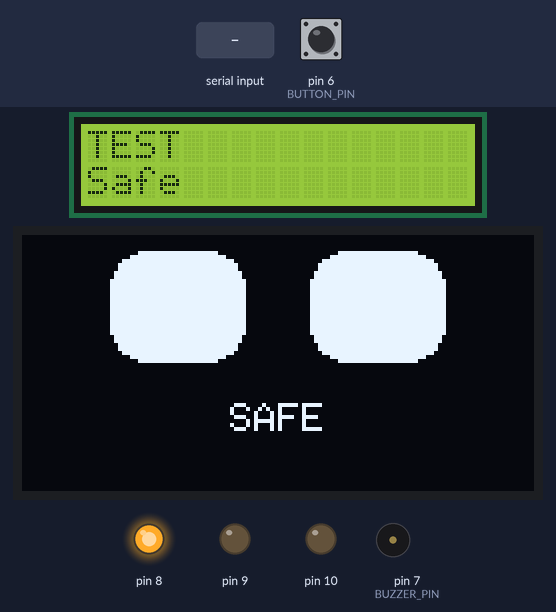
The program below on a simulated Arduino Uno, built with avr-gcc and run on an emulated ATmega328P. Shown: 16×2 character LCD, 128×64 one-colour display, output pins drawn as LEDs (lit = HIGH), buzzer (waves = sounding). The test bench sets the inputs (shaded band); at power-on: pin 6 (BUTTON_PIN) HIGH. Random numbers use the default seed unless the program sets one.

Above: at 4.1 s.
4.2 s: "F" received over Serial
At 5.7 s:
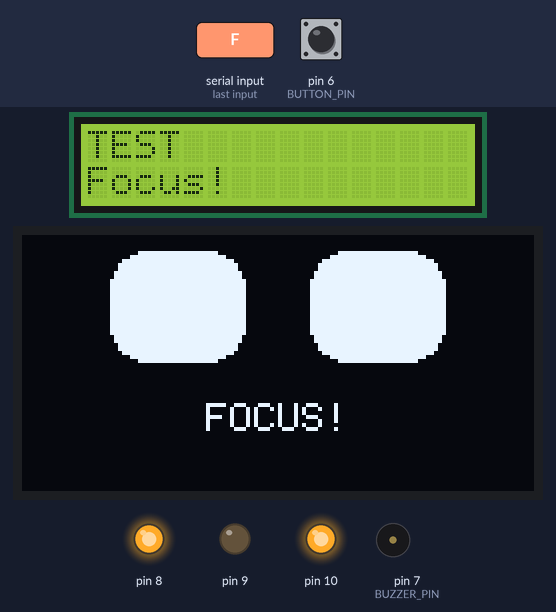
6.7 s: "D" received over Serial
At 7.9 s:
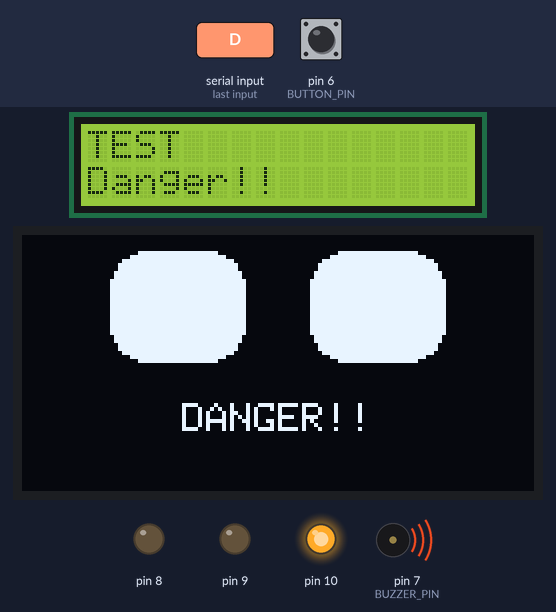
9.7 s: "S" received over Serial
At 10.0 s:
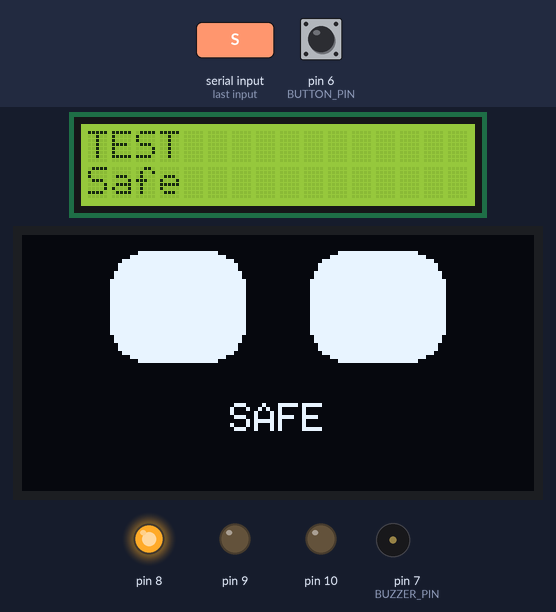
12.7 s: "F" received over Serial
At 12.81 s:
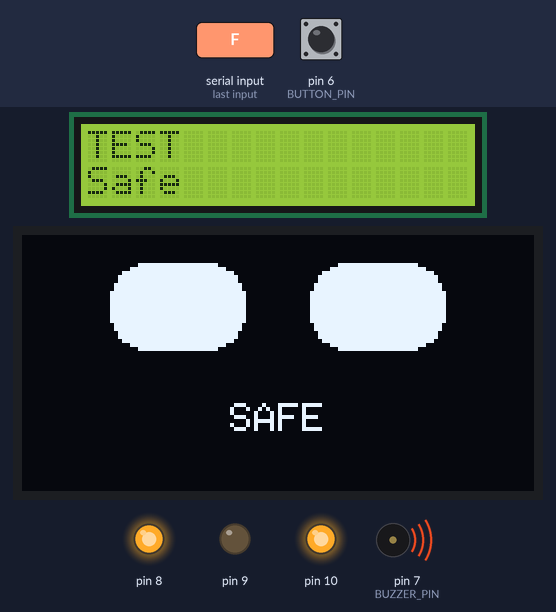
Timing chart, 0 to 18.3 s (numbered marks = the images above; inputs shaded):
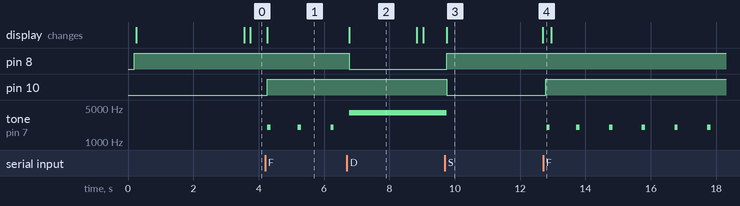

The program:

main.cpp
```cpp
#include <Arduino.h>

#include "../include/devices/button.h"
#include "../include/devices/lcd.h"
#include "../include/devices/rgb_led.h"
#include "../include/devices/buzzer.h"
#include "../include/services/state_controller.h"

#define LED_RED 10
#define LED_BLUE 9
#define LED_GREEN 8
#define BUZZER_PIN 7
#define BUTTON_PIN 6

LCD lcd(0x27, 16, 2);
RGBLed rgbLed(LED_RED, LED_BLUE, LED_GREEN);
Buzzer buzzer(BUZZER_PIN);
Button button(BUTTON_PIN);

StateController stateController(
    lcd,
    rgbLed,
    buzzer
);

void setup() {
    Serial.begin(9600);

    lcd.begin();
    rgbLed.begin();
    buzzer.begin();
    button.begin();

    stateController.capNhatTrangThai('S');
}

void loop() {
    unsigned long thoiGianHienTai = millis();

    // Doc trang thai tu Python
    if (Serial.available() > 0) {
        char trangThai = Serial.read();

        if (
            trangThai == 'S' ||
            trangThai == 'F' ||
            trangThai == 'D'
        ) {
            stateController.capNhatTrangThai(trangThai);
        }
    }

    // Cap nhat animation mat OLED
    lcd.capNhat();

    // Cap nhat am thanh canh bao
    stateController.capNhatBuzzer(thoiGianHienTai);

    // Xu ly nut nhan reset
    if (button.vuaNhan()) {
        Serial.println("R");
    }
}
```

button.h
```cpp
#ifndef BUTTON_H
#define BUTTON_H

#include <Arduino.h>

class Button {
private:
    uint8_t pin;

    bool trangThaiDocTruoc;
    bool trangThaiOnDinh;

    unsigned long thoiGianThayDoi;
    const unsigned long debounceDelay = 50;

public:
    Button(uint8_t pin);

    void begin();

    bool vuaNhan();
};

#endif
```

buzzer.h
```cpp
#ifndef BUZZER_H
#define BUZZER_H

#include <Arduino.h>

class Buzzer {
private:
    uint8_t pin;

    unsigned long thoiGianThayDoi;

public:
    Buzzer(uint8_t pin);

    void begin();

    void capNhat(char trangThai, unsigned long thoiGianHienTai);

    void tat();
};

#endif
```

rgb_led.h
```cpp
#ifndef RGB_LED_H
#define RGB_LED_H

#include <Arduino.h>

class RGBLed {
private:
    uint8_t chanDo;
    uint8_t chanXanhDuong;
    uint8_t chanXanhLa;

public:
    RGBLed(
        uint8_t chanDo,
        uint8_t chanXanhDuong,
        uint8_t chanXanhLa
    );

    void begin();

    void hienThiTrangThai(char trangThai);
};

#endif
```

state_controller.h
```cpp
#ifndef STATE_CONTROLLER_H
#define STATE_CONTROLLER_H

#include <Arduino.h>

#include "../devices/lcd.h"
#include "../devices/rgb_led.h"
#include "../devices/buzzer.h"

class StateController {
private:
    LCD& lcd;
    RGBLed& rgbLed;
    Buzzer& buzzer;

    char trangThaiHienTai;

public:
    StateController(
        LCD& lcd,
        RGBLed& rgbLed,
        Buzzer& buzzer
    );

    void capNhatTrangThai(char trangThai);

    void capNhatBuzzer(unsigned long thoiGianHienTai);

    char layTrangThai();
};

#endif
```

button.cpp
```cpp
#include "../../include/devices/button.h"

Button::Button(uint8_t pin) {
    this->pin = pin;

    trangThaiDocTruoc = HIGH;
    trangThaiOnDinh = HIGH;
    thoiGianThayDoi = 0;
}

void Button::begin() {
    pinMode(pin, INPUT_PULLUP);

    trangThaiDocTruoc = digitalRead(pin);
    trangThaiOnDinh = trangThaiDocTruoc;
}

bool Button::vuaNhan() {
    bool trangThaiDoc = digitalRead(pin);

    if (trangThaiDoc != trangThaiDocTruoc) {
        thoiGianThayDoi = millis();
    }

    if (millis() - thoiGianThayDoi >= debounceDelay) {
        if (trangThaiDoc != trangThaiOnDinh) {
            trangThaiOnDinh = trangThaiDoc;

            if (trangThaiOnDinh == LOW) {
                trangThaiDocTruoc = trangThaiDoc;
                return true;
            }
        }
    }

    trangThaiDocTruoc = trangThaiDoc;

    return false;
}
```

buzzer.cpp
```cpp
#include "../../include/devices/buzzer.h"

Buzzer::Buzzer(uint8_t pin) {
    this->pin = pin;
    thoiGianThayDoi = 0;
}

void Buzzer::begin() {
    pinMode(pin, OUTPUT);
    noTone(pin);
}

void Buzzer::capNhat(char trangThai, unsigned long thoiGianHienTai) {
    if (trangThai == 'F') {
        if (thoiGianHienTai - thoiGianThayDoi >= 1000) {
            thoiGianThayDoi = thoiGianHienTai;

            tone(pin, 2000, 100);
        }
    }
    else if (trangThai == 'D') {
        tone(pin, 4000);
    }
    else {
        noTone(pin);
    }
}

void Buzzer::tat() {
    noTone(pin);
}
```

rgb_led.cpp
```cpp
#include "../../include/devices/rgb_led.h"

RGBLed::RGBLed(
    uint8_t chanDo,
    uint8_t chanXanhDuong,
    uint8_t chanXanhLa
) {
    this->chanDo = chanDo;
    this->chanXanhDuong = chanXanhDuong;
    this->chanXanhLa = chanXanhLa;
}

void RGBLed::begin() {
    pinMode(chanDo, OUTPUT);
    pinMode(chanXanhDuong, OUTPUT);
    pinMode(chanXanhLa, OUTPUT);

    digitalWrite(chanDo, LOW);
    digitalWrite(chanXanhDuong, LOW);
    digitalWrite(chanXanhLa, HIGH);
}

void RGBLed::hienThiTrangThai(char trangThai) {
    if (trangThai == 'S') {
        // SAFE: xanh lá
        digitalWrite(chanDo, LOW);
        digitalWrite(chanXanhDuong, LOW);
        digitalWrite(chanXanhLa, HIGH);
    }
    else if (trangThai == 'F') {
        // FOCUS: vàng = đỏ + xanh lá
        digitalWrite(chanDo, HIGH);
        digitalWrite(chanXanhDuong, LOW);
        digitalWrite(chanXanhLa, HIGH);
    }
    else if (trangThai == 'D') {
        // DANGER: đỏ
        digitalWrite(chanDo, HIGH);
        digitalWrite(chanXanhDuong, LOW);
        digitalWrite(chanXanhLa, LOW);
    }
}
```

state_controller.cpp
```cpp
#include "../../include/services/state_controller.h"

StateController::StateController(
    LCD& lcd,
    RGBLed& rgbLed,
    Buzzer& buzzer
) : lcd(lcd), rgbLed(rgbLed), buzzer(buzzer) {
    trangThaiHienTai = 'S';
}

void StateController::capNhatTrangThai(char trangThai) {
    if (
        trangThai != 'S' &&
        trangThai != 'F' &&
        trangThai != 'D'
    ) {
        return;
    }

    trangThaiHienTai = trangThai;

    lcd.hienThiTrangThai(trangThaiHienTai);
    rgbLed.hienThiTrangThai(trangThaiHienTai);

    if (trangThaiHienTai == 'S') {
        buzzer.tat();
    }
}

void StateController::capNhatBuzzer(
    unsigned long thoiGianHienTai
) {
    buzzer.capNhat(
        trangThaiHienTai,
        thoiGianHienTai
    );
}

char StateController::layTrangThai() {
    return trangThaiHienTai;
}
```

lcd.h
```cpp
#ifndef LCD_H
#define LCD_H

#include <Arduino.h>
#include <Wire.h>
#include <LiquidCrystal_I2C.h>
#include <Adafruit_GFX.h>
#include <Adafruit_SSD1306.h>

#define OLED_WIDTH 128
#define OLED_HEIGHT 64

class LCD {
private:
    LiquidCrystal_I2C lcd;
    Adafruit_SSD1306 oled;
    char trangThaiOLED;

    bool coLCD;
    bool coOLED;

    // Bien dieu khien mat robot
    int pupilOffsetX;
    int huongMat;
    int eyeHeight;

    // Trang thai animation chop mat
    int giaiDoanChop;
    bool dangChopMat;

    // Thoi gian animation
    unsigned long lanCapNhatMat;
    unsigned long lanCapNhatHuong;
    unsigned long thoiGianChopTiepTheo;

    bool kiemTraI2C(uint8_t diaChi);

    void veMat(int x, int y, int offsetX, int offsetY, int eyeHeight);
    void veHaiMat(int offsetX, int offsetY, int eyeHeight);

    void hienThiLCD(char trangThai);
    void capNhatOLED();

public:
    LCD(uint8_t diaChi, uint8_t soCot, uint8_t soDong);

    void begin();

    void hienThiTrangThai(char trangThai);

    // Goi lien tuc trong loop de chay animation
    void capNhat();
};

#endif
```

lcd.cpp
```cpp
#include "../../include/devices/lcd.h"

#define EYE_WIDTH 34
#define EYE_HEIGHT 28

#define LEFT_EYE_X 22
#define RIGHT_EYE_X 72
#define EYE_Y 4

LCD::LCD(uint8_t diaChi, uint8_t soCot, uint8_t soDong)
    : lcd(diaChi, soCot, soDong),
      oled(OLED_WIDTH, OLED_HEIGHT, &Wire, -1) {

    coLCD = false;
    coOLED = false;

    pupilOffsetX = 0;
    huongMat = 0;
    eyeHeight = EYE_HEIGHT;

    dangChopMat = false;
    giaiDoanChop = 0;

    lanCapNhatMat = 0;
    lanCapNhatHuong = 0;
    thoiGianChopTiepTheo = 0;

    trangThaiOLED = 'S';
}

bool LCD::kiemTraI2C(uint8_t diaChi) {
    Wire.beginTransmission(diaChi);
    return Wire.endTransmission() == 0;
}

void LCD::begin() {
    Wire.begin();

    // Khoi tao LCD 16x2
    if (kiemTraI2C(0x27)) {
        lcd.init();
        lcd.backlight();
        lcd.clear();

        coLCD = true;
    }

    // Khoi tao OLED
    if (kiemTraI2C(0x3C)) {
        coOLED = oled.begin(SSD1306_SWITCHCAPVCC, 0x3C);
    }
    else if (kiemTraI2C(0x3D)) {
        coOLED = oled.begin(SSD1306_SWITCHCAPVCC, 0x3D);
    }

    // Khoi tao animation
    randomSeed(micros());

    thoiGianChopTiepTheo = millis() + random(2500, 5500);

    if (coOLED) {
        oled.clearDisplay();
        veHaiMat(0, 0, EYE_HEIGHT);
    }

    hienThiTrangThai('S');
}

// Ve mot mat robot
void LCD::veMat(
    int x,
    int y,
    int offsetX,
    int offsetY,
    int eyeHeight
) {
    int viTriY = y + (EYE_HEIGHT - eyeHeight) / 2;
    int banKinh = min(9, eyeHeight / 2);

    // Ve mat trang voi hinh dang bo tron
    oled.fillRoundRect(
        x,
        viTriY,
        EYE_WIDTH,
        eyeHeight,
        banKinh,
        SSD1306_WHITE
    );
}

// Ve hai mat va trang thai
void LCD::veHaiMat(
    int offsetX,
    int offsetY,
    int eyeHeight
) {
    oled.clearDisplay();

    // Ve mat trai
    veMat(
        LEFT_EYE_X,
        EYE_Y,
        offsetX,
        offsetY,
        eyeHeight
    );

    // Ve mat phai
    veMat(
        RIGHT_EYE_X,
        EYE_Y,
        offsetX,
        offsetY,
        eyeHeight
    );

    // Hien thi trang thai ben duoi mat
    oled.setTextSize(1);
    oled.setTextColor(SSD1306_WHITE);
    oled.setTextWrap(false);

    const char* noiDung;

    if (trangThaiOLED == 'S') {
        noiDung = "SAFE";
    }
    else if (trangThaiOLED == 'F') {
        noiDung = "FOCUS!";
    }
    else {
        noiDung = "DANGER!!";
    }

    // Can giua dong trang thai
    int chieuRong = strlen(noiDung) * 6;
    int viTriX = (OLED_WIDTH - chieuRong) / 2;

    oled.setCursor(viTriX, 42);
    oled.print(noiDung);

    oled.display();
}

void LCD::hienThiTrangThai(char trangThai) {

    trangThaiOLED = trangThai;

    if (coLCD) {
        hienThiLCD(trangThai);
    }

    if (coOLED) {
        veHaiMat(
            pupilOffsetX,
            0,
            eyeHeight
        );
    }
}

void LCD::hienThiLCD(char trangThai) {
    lcd.setCursor(0, 0);
    lcd.print("TEST        ");

    lcd.setCursor(0, 1);
    lcd.print("                ");

    lcd.setCursor(0, 1);

    if (trangThai == 'S') {
        lcd.print("Safe");
    }
    else if (trangThai == 'F') {
        lcd.print("Focus!");
    }
    else if (trangThai == 'D') {
        lcd.print("Danger!!");
    }
}

void LCD::capNhatOLED() {
    if (!coOLED) {
        return;
    }

    unsigned long hienTai = millis();

    bool canVeLai = false;

    if (!dangChopMat &&
        hienTai - lanCapNhatHuong >= 35) {

        lanCapNhatHuong = hienTai;

        // Thay doi huong nhin ngau nhien
        if (hienTai >= thoiGianChopTiepTheo - 2000 &&
            huongMat == 0) {

            huongMat = random(-6, 7);
        }

        // Di chuyen dong tu muot den huong dich
        if (pupilOffsetX < huongMat) {
            pupilOffsetX++;
            canVeLai = true;
        }
        else if (pupilOffsetX > huongMat) {
            pupilOffsetX--;
            canVeLai = true;
        }

        // Doi huong nhin sau mot khoang thoi gian
        static unsigned long lanDoiHuong = 0;

        if (hienTai - lanDoiHuong >= random(1200, 2800)) {
            lanDoiHuong = hienTai;
            huongMat = random(-6, 7);
        }
    }

    // Bat dau chop mat
    if (!dangChopMat &&
        hienTai >= thoiGianChopTiepTheo) {

        dangChopMat = true;
        giaiDoanChop = 1;

        lanCapNhatMat = hienTai;
    }

    // Cap nhat animation chop mat
    if (dangChopMat &&
        hienTai - lanCapNhatMat >= 18) {

        lanCapNhatMat = hienTai;

        if (giaiDoanChop == 1) {

            // Dong mat
            eyeHeight -= 6;

            if (eyeHeight <= 4) {
                eyeHeight = 4;
                giaiDoanChop = 2;
            }

        }
        else if (giaiDoanChop == 2) {

            // Mo mat
            eyeHeight += 6;

            if (eyeHeight >= EYE_HEIGHT) {
                eyeHeight = EYE_HEIGHT;

                dangChopMat = false;
                giaiDoanChop = 0;

                // Lan chop tiep theo
                thoiGianChopTiepTheo =
                    hienTai + random(2500, 5500);
            }
        }

        canVeLai = true;
    }

    // Ve lai OLED khi co thay doi
    if (canVeLai) {
        veHaiMat(
            pupilOffsetX,
            0,
            eyeHeight
        );
    }
}

void LCD::capNhat() {
    capNhatOLED();
}
```

Measured:
- after the input at 4.2 s, pin 10: LOW → HIGH after 0.06 s; tone on pin 7 (BUZZER_PIN): alternates 2000 Hz for 0.10 s and silent for 0.87 s, starting after 0.06 s; the display: changes after 0.06 s (image 1)
- after the input at 6.7 s, pin 8: HIGH → LOW after 0.07 s
- after the input at 9.7 s, pin 8: LOW → HIGH after 0.06 s; pin 10: HIGH → LOW after 0.06 s; tone on pin 7 (BUZZER_PIN): 4000 Hz → silent after 0.06 s
- after the input at 12.7 s, pin 10: LOW → HIGH after 0.08 s; tone on pin 7 (BUZZER_PIN): alternates 2000 Hz for 0.10 s and silent for 0.90 s, starting after 0.11 s
- what the display in image 2 shows lasts 2.0 s, from 6.8 s to 8.8 s
- what the display in image 3 shows lasts 2.9 s, from 9.8 s to 12.7 s
